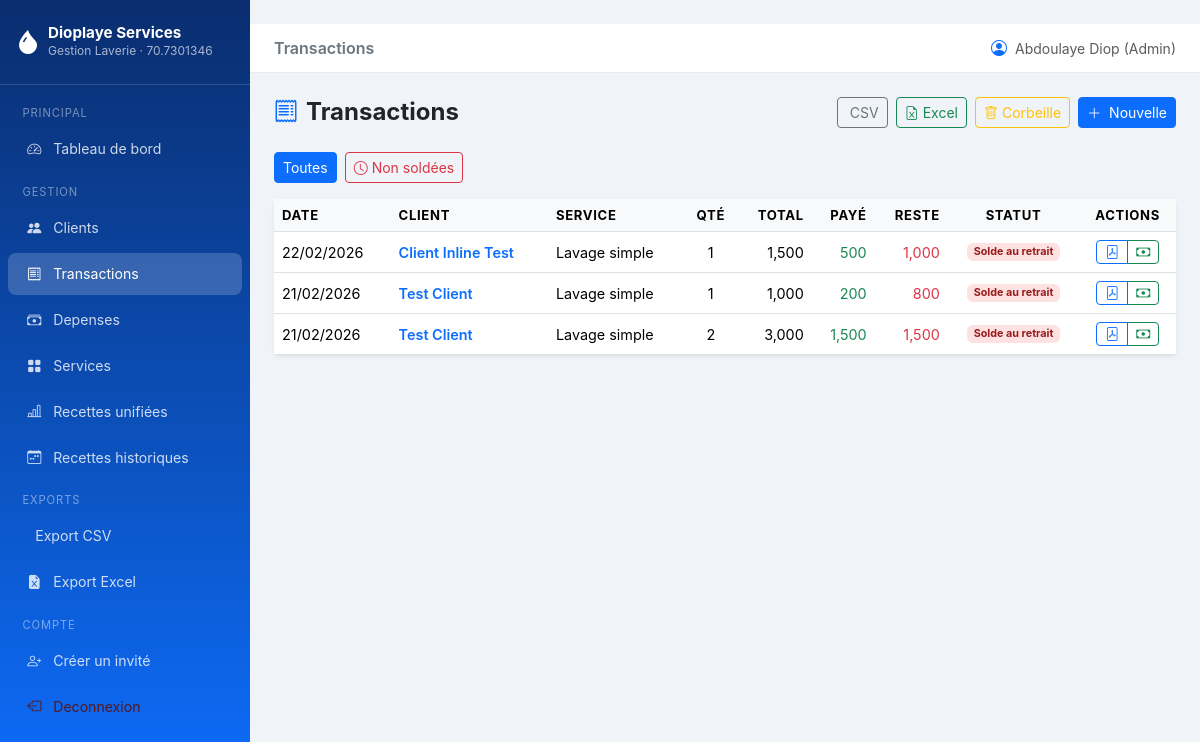
Before: /transactions/ (signed in) with the older database file.
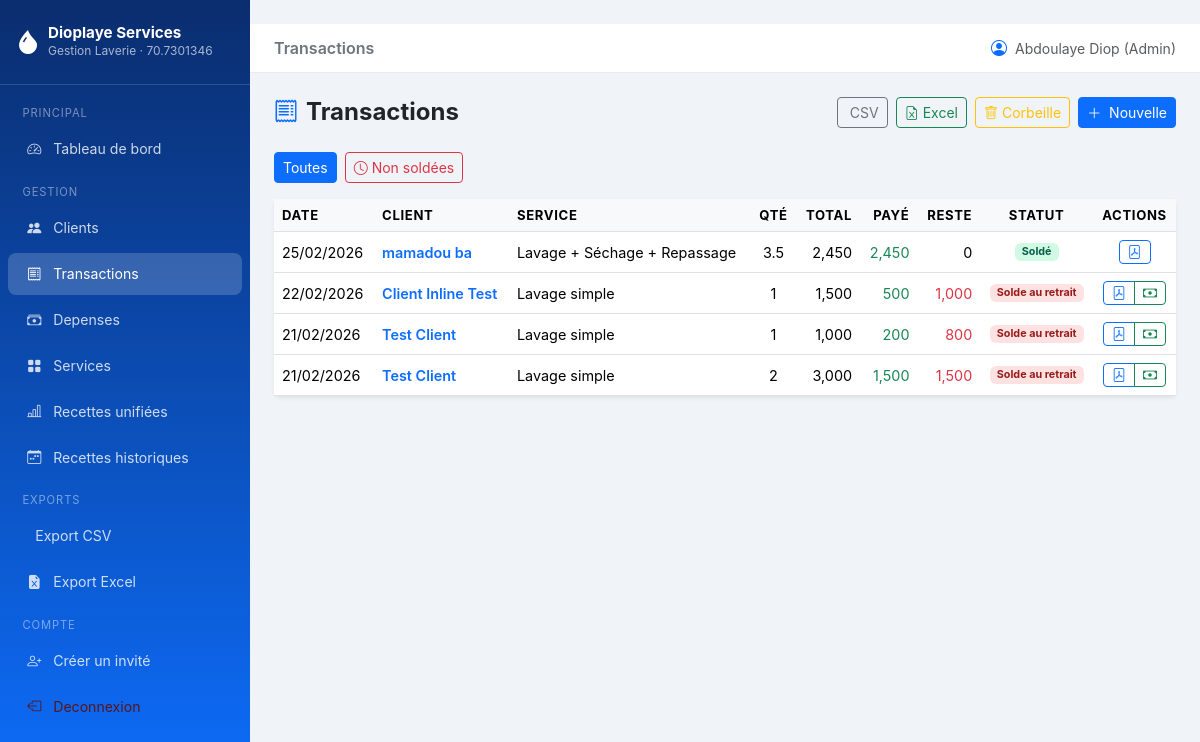
After: the same page with the newer database file.
### models.py (models this page shows, shortened)
class Transaction(db.Model):
    __tablename__ = "transactions"
    TYPE_CHOICES = ["recette"]
    id = db.Column(db.Integer, primary_key=True)
    client_id = db.Column(db.Integer, db.ForeignKey("clients.id"), nullable=False)
    service_id = db.Column(db.Integer, db.ForeignKey("services.id"), nullable=False)
    quantite = db.Column(db.Float, nullable=False, default=1.0)
    total = db.Column(db.Float, nullable=False)
    montant_paye = db.Column(db.Float, default=0.0)
    type_transaction = db.Column(db.String(20), default="recette")
    date_transaction = db.Column(db.Date, default=date.today)
    notes = db.Column(db.String(300), nullable=True)
    created_at = db.Column(db.DateTime, default=datetime.utcnow)
    created_by_id = db.Column(db.Integer, db.ForeignKey("users.id"), nullable=True)
    deleted_at = db.Column(db.DateTime, nullable=True)
    client = db.relationship("Client", back_populates="transactions")
    service = db.relationship("Service", back_populates="transactions")
    created_by = db.relationship("User", foreign_keys=[created_by_id])
    paiements = db.relationship(
        "Paiement",
        back_populates="transaction",
        lazy="dynamic",
        cascade="all, delete-orphan",
    )
    @property
    def total_paye(self) -> float:
        if not self.id:
            return float(self.montant_paye or 0)
        result = db.session.query(
            db.func.coalesce(db.func.sum(Paiement.montant), 0)
        ).filter(
            Paiement.transaction_id == self.id
        ).scalar()
        return float(result or 0)
    @property
    def solde_restant(self) -> float:
        return max(0.0, float(self.total or 0) - self.total_paye)
    @property
    def est_solde(self) -> bool:
        return self.solde_restant <= 0

class Client(db.Model):
    __tablename__ = "clients"
    id = db.Column(db.Integer, primary_key=True)
    nom = db.Column(db.String(100), nullable=False)
    telephone = db.Column(db.String(20), nullable=True)
    adresse = db.Column(db.String(200), nullable=True)
    remarque = db.Column(db.String(300), nullable=True)
    created_at = db.Column(db.DateTime, default=datetime.utcnow)
    transactions = db.relationship(
        "Transaction",
        back_populates="client",
        lazy="dynamic",
        cascade="all, delete-orphan",
    )

class Service(db.Model):
    __tablename__ = "services"
    id = db.Column(db.Integer, primary_key=True)
    nom = db.Column(db.String(100), nullable=False, unique=True)
    prix_unitaire = db.Column(db.Float, nullable=False)
    description = db.Column(db.String(255), nullable=True)
    actif = db.Column(db.Boolean, default=True)
    created_at = db.Column(db.DateTime, default=datetime.utcnow)
    transactions = db.relationship("Transaction", back_populates="service", lazy="dynamic")

### routes/transactions.py (the view)
@transactions_bp.route("/")
@login_required
def index():
    page = request.args.get("page", 1, type=int)
    filtre = request.args.get("filtre", "tous")
    query = Transaction.query.filter(
        Transaction.deleted_at == None  # noqa: E711
    ).order_by(Transaction.date_transaction.desc())
    if filtre == "non_soldes":
        query = query.filter(Transaction.montant_paye < Transaction.total)
    pagination = query.paginate(page=page, per_page=Config.ITEMS_PER_PAGE, error_out=False)
    return render_template(
        "transactions/index.html",
        transactions=pagination.items,
        pagination=pagination,
        filtre=filtre,
    )

### models.py (called while the page is built)
    @property
    def is_admin(self) -> bool:
        return (self.role or "").lower() == "admin"

### templates/transactions/index.html (shortened to what this page needs)
﻿{% extends "base.html" %}
{% block page_title %}Transactions{% endblock %}
{% block content %}
<div class="d-flex justify-content-between align-items-center mb-4">
  <h4 class="fw-bold mb-0"><i class="bi bi-receipt text-primary me-2"></i>Transactions</h4>
  <div class="d-flex gap-2">
    <a href="{{ url_for('exports.transactions_csv') }}" class="btn btn-outline-secondary btn-sm">
      CSV
    </a>
    <a href="{{ url_for('exports.transactions_excel') }}" class="btn btn-outline-success btn-sm">
      <i class="bi bi-file-earmark-excel me-1"></i>Excel
    </a>
    {% if current_user.is_admin %}
    <a href="{{ url_for('transactions.corbeille') }}" class="btn btn-outline-warning btn-sm">
      <i class="bi bi-trash me-1"></i>Corbeille
    </a>
    {% endif %}
    <a href="{{ url_for('transactions.create') }}" class="btn btn-primary btn-sm">
      <i class="bi bi-plus-lg me-1"></i> Nouvelle
    </a>
  </div>
</div>
<div class="mb-3 d-flex gap-2">
  <a href="{{ url_for('transactions.index', filtre='tous') }}"
     class="btn btn-sm {% if filtre == 'tous' %}btn-primary{% else %}btn-outline-primary{% endif %}">
    Toutes
  </a>
  <a href="{{ url_for('transactions.index', filtre='non_soldes') }}"
     class="btn btn-sm {% if filtre == 'non_soldes' %}btn-danger{% else %}btn-outline-danger{% endif %}">
    <i class="bi bi-clock me-1"></i>Non soldées
  </a>
</div>
<div class="card border-0 shadow-sm">
  <div class="card-body p-0">
    <div class="table-responsive">
      <table class="table table-hover mb-0">
        <thead>
          <tr>
            <th>Date</th>
            <th>Client</th>
            <th>Service</th>
            <th class="text-center">Qté</th>
            <th class="text-end">Total</th>
            <th class="text-end">Payé</th>
            <th class="text-end">Reste</th>
            <th class="text-center">Statut</th>
            <th class="text-center">Actions</th>
          </tr>
        </thead>
        <tbody>
          {% for tx in transactions %}
          <tr>
            <td>{{ tx.date_transaction.strftime("%d/%m/%Y") }}</td>
            <td>
              <a href="{{ url_for('clients.detail', client_id=tx.client_id) }}"
                 class="text-decoration-none fw-semibold">{{ tx.client.nom }}</a>
            </td>
            <td>{{ tx.service.nom }}</td>
            <td class="text-center">{{ "{:g}".format(tx.quantite) }}</td>
            <td class="text-end">{{ "{:,.0f}".format(tx.total) }}</td>
            <td class="text-end text-success">{{ "{:,.0f}".format(tx.total_paye) }}</td>
            <td class="text-end {% if tx.solde_restant > 0 %}text-danger{% endif %}">
              {{ "{:,.0f}".format(tx.solde_restant) }}
            </td>
            <td class="text-center">
              {% if tx.est_solde %}
              <span class="badge badge-solde">Soldé</span>
              {% elif tx.total_paye <= 0 %}
              <span class="badge badge-du">Paiement au retrait</span>
              {% else %}
              <span class="badge badge-du">Solde au retrait</span>
              {% endif %}
            </td>
            <td class="text-center">
              <div class="btn-group btn-group-sm">
                <a href="{{ url_for('exports.recu_pdf', tx_id=tx.id) }}"
                   class="btn btn-outline-primary" title="PDF" target="_blank">
                  <i class="bi bi-file-pdf"></i>
                </a>
                {% if not tx.est_solde %}
                <a href="{{ url_for('transactions.paiement', tx_id=tx.id) }}"
                   class="btn btn-outline-success" title="Encaisser / Retrait">
                  <i class="bi bi-cash"></i>
                </a>
                {% endif %}
              </div>
            </td>
          </tr>
          {% else %}
          <tr>
            <td colspan="9" class="text-center text-muted py-4">
              <i class="bi bi-receipt fs-2 d-block mb-2"></i>Aucune transaction
            </td>
          </tr>
          {% endfor %}
        </tbody>
      </table>
    </div>
  </div>
</div>
{% endblock %}

Changed rows visible on the page:
added Transaction: date_transaction "25/02/2026", client.nom "mamadou ba", service.nom "Lavage + Séchage + Repassage", quantite "3.5", total "2,450", total_paye "2,450", solde_restant "0", shows "Soldé"
